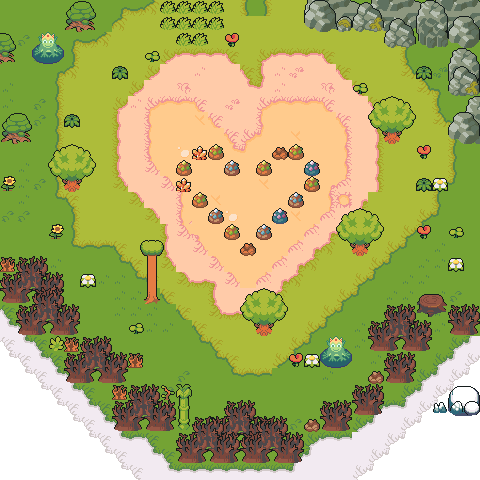

Tiled map render using the project's own tile images. Description and the map definition, with tile-layer contents summarised, below:
An orthogonal 30x30 tile map with 16x16 px tiles, 7 tile layers (Floor, Floor2, collisions, collisions2, ...), 3 tilesets.

<map version="1.10" tiledversion="1.10.2" orientation="orthogonal" renderorder="right-down" width="30" height="30" tilewidth="16" tileheight="16" infinite="0" nextlayerid="9" nextobjectid="1">
 <tileset firstgid="1" source="../tilesets/TilesetFloor.tsx" />
 <tileset firstgid="573" source="../tilesets/TilesetNature.tsx" />
 <tileset firstgid="1077" source="froggy king outline.tsx" />
 <layer id="2" name="Floor" width="30" height="30">
  <data>[900 cells, 900 non-empty, 40 distinct tile ids]</data>
 </layer>
 <layer id="8" name="Floor2" width="30" height="30">
  <data>[900 cells, 8 non-empty, 4 distinct tile ids]</data>
 </layer>
 <layer id="3" name="collisions" width="30" height="30">
  <data>[900 cells, 107 non-empty, 45 distinct tile ids]</data>
 </layer>
 <layer id="4" name="collisions2" width="30" height="30">
  <data>[900 cells, 112 non-empty, 39 distinct tile ids]</data>
 </layer>
 <layer id="5" name="decorations" width="30" height="30">
  <data>[900 cells, 39 non-empty, 10 distinct tile ids]</data>
 </layer>
 <layer id="6" name="top" width="30" height="30">
  <data>[900 cells, 31 non-empty, 12 distinct tile ids]</data>
 </layer>
 <layer id="7" name="top2" width="30" height="30">
  <data>[900 cells, 0 non-empty, 0 distinct tile ids]</data>
 </layer>
</map>
